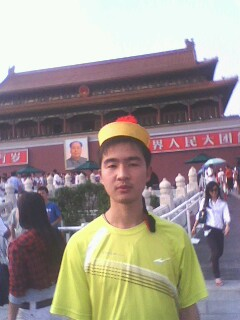
#> input picture python/pictures/image.jpg, 240 x 320 px
$ python main.py
#> lines starting #> are read from the running program, lines starting #| are printed output that depends on the picture
from PIL import Image
import numpy as np
import random

def drop_channels(img):
    arr = np.array(img)
    n_drops = random.randint(0, 2)
    H, W = arr.shape[:2]
    if n_drops == 1:
        channels = random.sample([0, 1, 2], 1)
        arr[:, :, channels[0]] = 255
        #  arr[:, :, channels[0]] = np.random.randint(0, 256, (H, W), dtype=np.uint8)
    elif n_drops == 2:
        channels = random.sample([0, 1, 2], 2)
        arr[:, :, channels[0]] = 255
        arr[:, :, channels[1]] = 255
        #  arr[:, :, channels[0]] = np.random.randint(0, 256, (H, W), dtype=np.uint8)
        #  arr[:, :, channels[1]] = np.random.randint(0, 256, (H, W), dtype=np.uint8)
    img = Image.fromarray(arr)
    return img


img = Image.open('image.jpg')
#> img is the input picture: PIL image 240x320 RGB; mean R, G, B 157.2, 147.6, 140.6
out = drop_channels(img)
#> in drop_channels, `arr[:, :, channels[0]] = 255`:
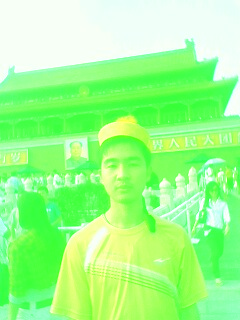
#> arr: shape (320, 240, 3); mean R, G, B 157.2, 255, 140.6
out.show()
